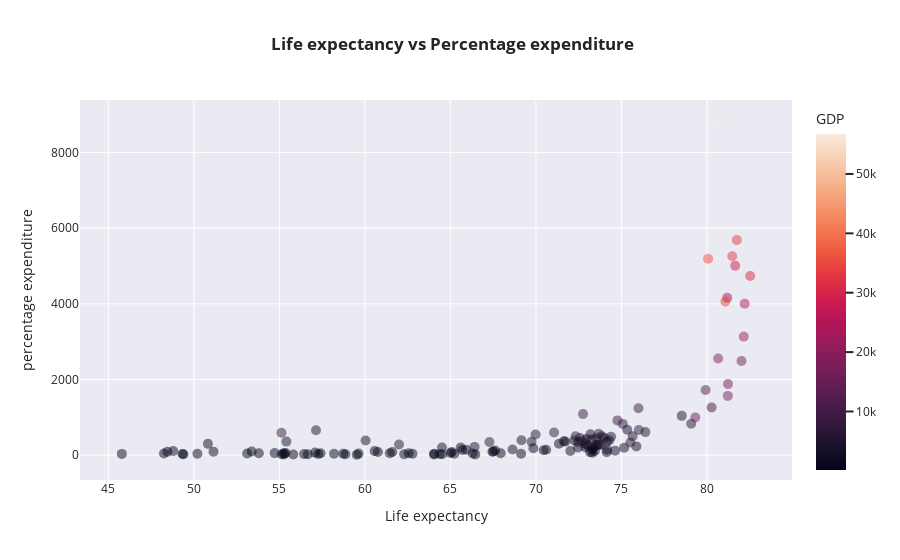

Notebook code cell kept with this figure:
### Code cell
import plotly.express as px
fig = px.scatter(df.groupby('Country').mean(),x='Life expectancy ',y='percentage expenditure',color='GDP',template='seaborn',title='<b> Life expectancy vs Percentage expenditure', opacity=0.5)
fig.update_traces(marker={'size': 10})
"""px.scatter(df,x='Life expectancy ',y='percentage expenditure',color='Country',template='seaborn',title='<b> Life expectancy vs Percentage expenditure')"""
fig

### Figure 1 — Plotly figure (JSON) as saved in the notebook; plotly's stock layout.template omitted (floating-point values rounded to 4 significant figures; data arrays with more than 128 entries replaced by an {"elided": "..."} marker saying what was removed)
{"data": [{"hovertemplate": "Life expectancy =%{x}<br>percentage expenditure=%{y}<br>GDP=%{marker.color}<extra></extra>", "legendgroup": "", "marker": {"color": {"elided": "133 float values"}, "coloraxis": "coloraxis", "opacity": 0.5, "symbol": "circle", "size": 10}, "mode": "markers", "name": "", "orientation": "v", "showlegend": false, "x": {"elided": "133 float values"}, "xaxis": "x", "y": {"elided": "133 float values"}, "yaxis": "y", "type": "scatter"}], "layout": {"xaxis": {"anchor": "y", "domain": [0.0, 1.0], "title": {"text": "Life expectancy "}}, "yaxis": {"anchor": "x", "domain": [0.0, 1.0], "title": {"text": "percentage expenditure"}}, "coloraxis": {"colorbar": {"title": {"text": "GDP"}}, "colorscale": [[0.0, "rgb(2,4,25)"], [0.0625, "rgb(24,15,41)"], [0.125, "rgb(47,23,57)"], [0.1875, "rgb(71,28,72)"], [0.25, "rgb(97,30,82)"], [0.3125, "rgb(123,30,89)"], [0.375, "rgb(150,27,91)"], [0.4375, "rgb(177,22,88)"], [0.5, "rgb(203,26,79)"], [0.5625, "rgb(223,47,67)"], [0.625, "rgb(236,76,61)"], [0.6875, "rgb(242,107,73)"], [0.75, "rgb(244,135,95)"], [0.8125, "rgb(245,162,122)"], [0.875, "rgb(246,188,153)"], [0.9375, "rgb(247,212,187)"], [1.0, "rgb(250,234,220)"]]}, "legend": {"tracegroupgap": 0}, "title": {"text": "<b> Life expectancy vs Percentage expenditure"}}}
